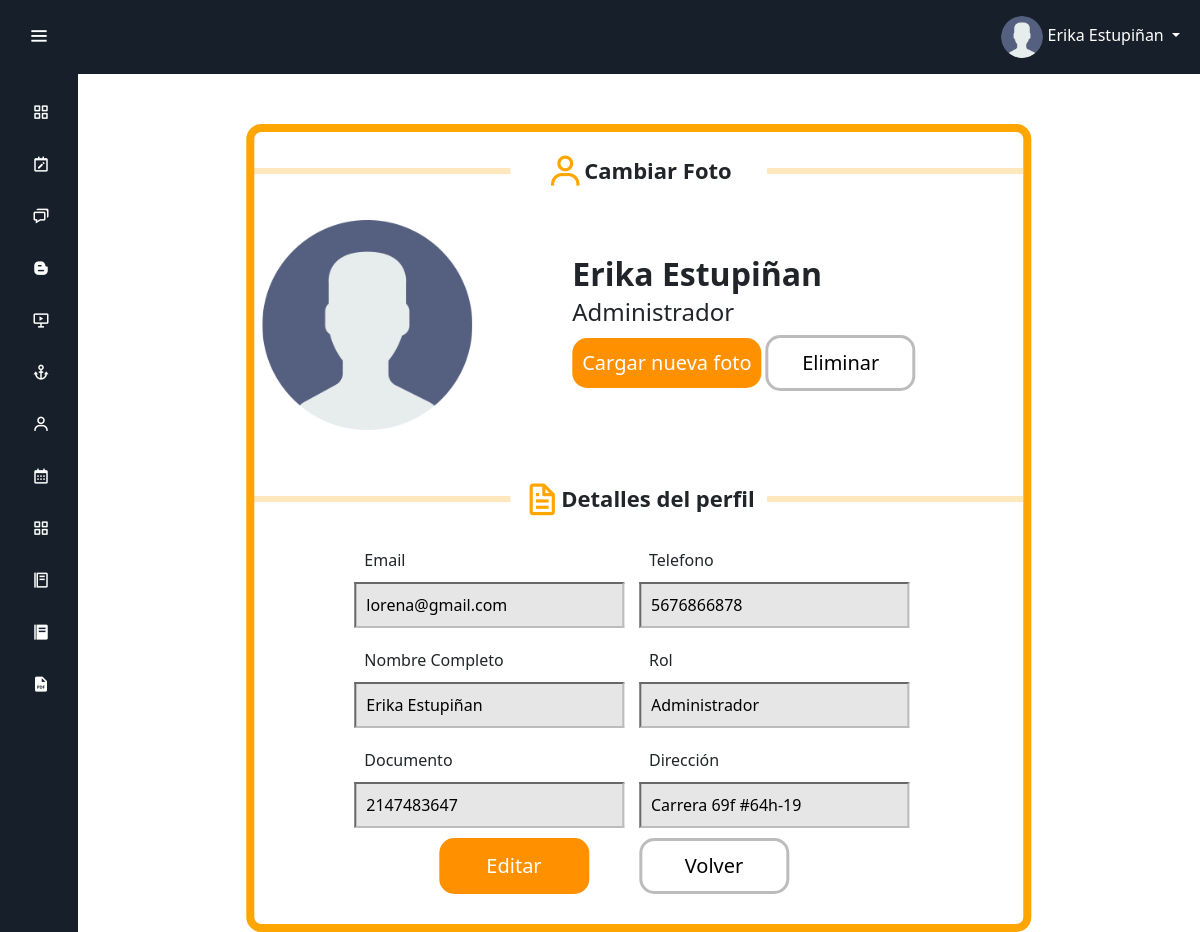
Screenshot of /Views/UserCard/perfil.php (signed in) with the database file from the repository.
### tables this page shows
CREATE TABLE `usuario` (
  `identificacion` int(20) NOT NULL,
  `id_usuario` int(11) NOT NULL,
  `nombre_completo` varchar(200) NOT NULL,
  `direccion_usuario` varchar(200) NOT NULL,
  `telefono` bigint(11) NOT NULL,
  `usuario` varchar(200) NOT NULL,
  `correo` varchar(200) NOT NULL,
  `password` varchar(500) NOT NULL,
  `estado` tinyint(4) NOT NULL DEFAULT 1,
  `foto_perfil` varchar(200) NOT NULL DEFAULT '/Literagiando/Resources/img/User.png',
  `fecha_registro` timestamp NOT NULL DEFAULT current_timestamp(),
  `idtipodedocumento` int(11) NOT NULL,
  `rol` int(11) NOT NULL DEFAULT 2,
  `sexo` varchar(10) NOT NULL DEFAULT 'Femenino',
  `acceso` bigint(20) NOT NULL DEFAULT 1
);

CREATE TABLE `roles` (
  `idrol` int(11) NOT NULL,
  `nombre_rol` varchar(45) NOT NULL
);

### App/Models/Database.php (called while the page is built, shortened)
<?php
    class Database{
        private function conectar(){
            $basedatos = new PDO('mysql:host='.DB_HOST.':'.DB_PORT.';'.'dbname='.DB_DATABASE.';charset='.CHARSET.'',DB_USER,DB_PASS);
            return $basedatos;
        }
        public function EjecutarSPSinParams($consulta){
            try{
                $conexion = $this->conectar();
                $conexion->setAttribute(PDO::ATTR_ERRMODE, PDO::ERRMODE_EXCEPTION);
                $sentencia = $conexion->prepare($consulta);
                $sentencia->execute();
                $respuesta = $sentencia->fetchAll(PDO::FETCH_ASSOC);
                $conexion=null;
                return $respuesta;
            }catch(PDOException $exception) {
                return $exception;
            }
        }
    }
?>

### App/Controllers/Login/AuthController.php (called while the page is built, shortened)
<?php
$server = "localhost";
$userRoot = "root";
$password = "";
$db = "literagiando";
$conexion = new mysqli($server, $userRoot, $password, $db);
function obtenerDatos($correoU) {
    $correo = $_SESSION['correo'];
    global $conexion;
    $sql = "SELECT usuario.* , roles.nombre_rol  FROM usuario JOIN roles  ON roles.idrol = usuario.rol WHERE correo = ?";
    $stmt = $conexion->prepare($sql);
    if ($stmt) {
        $stmt->bind_param("s", $correo);
        $stmt->execute();
        $result = $stmt->get_result();
        if ($result) {
            $row = $result->fetch_assoc();
        } else {
            echo "Error executing the query: " . $conexion->error;
        }
    } else {
        echo "Error preparing the statement: " . $conexion->error;
    }
    $sql_paginas = "SELECT * FROM pagina ORDER by id_pagina";
    $stmt = $conexion->prepare($sql_paginas);
    if ($stmt) {
        $stmt->execute();
        $result = $stmt->get_result();
        $paginas = $result->fetch_all(MYSQLI_ASSOC);
    } else {
        echo "Error preparing the statement: " . $conexion->error;
    }
    $salida = array(
        'datos' => $row,
        'paginas' => $paginas
    );
    return $salida;
}
?>

### Views/UserCard/perfil.php (the view, shortened to what this page needs)
<?php
include '../Layouts/header.php';?>
<section class="home-section">
    <div class="container-perfil">
        <div class="content-section">
            <div class="content-title">
                <div class="col-4"><hr></div>
                <div class="col-4"><i class='bx bx-user' ></i><strong>Cambiar Foto</strong></div>
                <div class="col-4"><hr></div>
            </div>
            <div class="content-info">
                <div class="foto">
                    <img src=<?php  echo $row['foto_perfil']?> alt="Foto de perfil">
                </div>
                <div class="info">
                    <strong><?php  echo $row['nombre_completo']?></strong>
                    <h4><?php  echo $row['nombre_rol']?></h4>
                    <div class="btn-info">
                        <button id="subirImagen" class="btn-foto-new"> Cargar nueva foto </button>
                        <button id="borrarImagen" class="btn-delte-new">Eliminar</button>
                    </div>
                </div>
            </div>
        </div>
        <div class="content-section">
            <div class="content-title">
                <div class="col-4"><hr></div>
                <div class="col-4"><i class='bx bx-file'></i><strong>Detalles del perfil</strong></div>
                <div class="col-4"><hr></div>
            </div>
            <form class="perfil-form" action="/Literagiando/Routes/UserRouter.php" method="POST">
                <div class="displ-block">
                    <span>Email</span>
                    <input class="inputsTxt" type="text" name="correo" value="<?php echo $row['correo']; ?>" readonly>
                </div>
                <div class="displ-block">
                    <span>Telefono</span>
                    <input class="inputsTxt" type="number" name="telefono" value="<?php echo $row['telefono']; ?>">
                </div>
                <div class="displ-block">
                    <span>Nombre Completo</span>
                    <input class="inputsTxt" type="text" name="nombre_completo" value="<?php echo $row['nombre_completo']; ?>">
                </div>
                <div class="displ-block">
                    <span>Rol</span>
                    <input class="inputsTxt" type="text" id="rol" value="<?php echo $row['nombre_rol']; ?>" readonly>
                </div>
                <div class="displ-block">
                    <span>Documento</span>
                    <input class="inputsTxt" type="text" name="identificacion" id="Documento" value="<?php echo $row['identificacion']; ?>" readonly>
                </div>
                <div class="displ-block">
                    <span>Dirección</span>
                    <input class="inputsTxt" type="text" name="direccion_usuario" id="Direccion" value="<?php echo $row['direccion_usuario']; ?>">
                </div>
                <div style="display: flex;">
                    <button type="submit" class="btn-save">Editar</button>
                </div>
                <div style="display: flex;">
                    <a class="btn-back" href="/Literagiando/Views/dashboard.php">Volver</a>
                </div>
            </form>
        </div>
    </div>
</section>
<?php include '../Layouts/footer.php';?>

### Views/Layouts/header.php (shortened to what this page needs)
<?php
require_once (__DIR__.'/../../App/Controllers/Login/AuthController.php');
if (isset($_SESSION['correo'])) {
  $correo = $_SESSION['correo'];
  $row = obtenerDatos($correo);
  $row = $row['datos'];
}else{
  $mensaje = "No has iniciado sesión. Por favor, inicia sesión para acceder.";
  echo '<script>alert("' . htmlspecialchars($mensaje, ENT_QUOTES, 'UTF-8') . '");</script>';
  echo '<script>window.location.href = "/Literagiando/Views/Home/index.php";</script>';
  exit();
}
?>
<!DOCTYPE html>
<html lang="en">
<head>
    <link rel="stylesheet" type="text/css"  href="/Literagiando/Resources/css/App.css">
    <link rel="stylesheet" type="text/css"  href="/Literagiando/Resources/css/Styles.css">
    <link rel="stylesheet" type="text/css"  href="/Literagiando/Resources/css/checkbox.css">
    <link rel="stylesheet" type="text/css" href="/Literagiando/Resources/css/video-min.css">
    <link href="https://cdn.jsdelivr.net/npm/bootstrap@5.3.2/dist/css/bootstrap.min.css" rel="stylesheet">
    <link rel="stylesheet" href="https://cdn.jsdelivr.net/npm/bootstrap-icons@1.11.1/font/bootstrap-icons.css">
    <link href='https://unpkg.com/boxicons@2.0.7/css/boxicons.min.css' rel='stylesheet'>
</head>
<body>
<nav class="navbar navbar-expand-lg" id="dark">
  <div class="container-fluid">
    <div class="collapse navbar-collapse" id="navbarSupportedContent">
      <ul class="navbar-nav ms-auto">
        <li class="nav-item dropdown ms-auto">
          <a class="nav-link dropdown-toggle" href="#" role="button" data-bs-toggle="dropdown" aria-expanded="false">
          <img src="<?php echo $row ['foto_perfil'] ?>" alt="" class="img-fluid rounded-circle avatar mr-2">
            <?php  echo $row['nombre_completo']?>
          </a>
        </li>
      </ul>
    </div>
  </div>
</nav>
<div class="sidebar">
  <div class="logo-details">
      <i class='bx bx-menu' id="btn" ></i>
  </div>
  <ul class="nav-list">
  </ul>
</div>

### Resources/css/App.css (style rules this page uses)
* { margin: 0; padding: 0; box-sizing: border-box; font-family: 'Source Code Pro', monospace" }
.sidebar { position: fixed; left: 0; top: 0; height: 100%; width: 78px; background: #17202A; padding: 6px 14px; z-index: 99; transition: all 0.5s ease; }
.sidebar .logo-details { height: 60px; display: flex; align-items: center; position: relative; }
.sidebar .logo-details #btn { position: absolute; top: 50%; right: 0; transform: translateY(-50%); font-size: 22px; transition: all 0.4s ease; font-size: 23px; text-align: center; cursor: pointer; transition: all 0.5s ease; }
.sidebar i { color: #fff; height: 60px; min-width: 50px; font-size: 28px; text-align: center; line-height: 60px; }
.sidebar .nav-list { margin-left: -30px; margin-top: 20px; height: 100%; display: flex; flex-direction: column; }
.home-section { position: relative; background: white; min-height: 100vh; top: 0; left: 78px; width: calc(100% - 78px); transition: all 0.5s ease; z-index: 2; }
.navbar-expand-lg { background: #17202A; }
.navbar-expand-lg .dropdown-toggle { color: white; }
.navbar-expand-lg .avatar { max-width: 42px; }

### Resources/css/Styles.css (style rules this page uses)
.home-section .container-perfil { display: block; justify-content: center; width: 70%; height: auto; border: 8px solid orange; border-radius: 15px; position: relative; left: 50%; margin-top: 50px; transform: translateX(-50%); }
.home-section .container-perfil .content-title { display: flex; justify-content: center; }
.home-section .container-perfil .col-4 { display: flex; margin-top: 20px; justify-content: center; }
.home-section .container-perfil .col-4 strong { font-size: 22px; margin-top: 2px; }
.home-section .container-perfil .col-4 .bx-user { font-size: 38px; color: orange; }
.home-section .container-perfil .col-4 .bx-file { font-size: 38px; color: orange; }
.home-section .container-perfil .content-title hr { border: 2px solid orange; background-color: orange; border-color: orange; color: orange; width: 100%; }
.home-section .container-perfil .content-info { display: flex; justify-content: center; }
.home-section .container-perfil .content-info img { width: 210px; height: 210px; border-radius: 10px; }
.home-section .content-info .foto { display: flex; justify-content: left; padding: 30px 30px; margin: 0px 30px; position: relative; left: -100px; }
.home-section .content-info .info { margin-top: 60px; position: relative; left: -60px; }
.home-section .content-info .info strong { font-size: 32px; }
.btn-save , .btn-foto-new { color: #fff; border: none; background-color: #ff9100; padding: 10px; border-radius: 15px; min-width: 150px; font-size: 20px; margin-left: auto; }
.btn-save { margin-right: 50px; }
.btn-delete , .btn-delte-new , .btn-back { border: 3px solid #bcbcbd; border-width: 3px; background-color: #fff; padding: 10px; border-radius: 15px; text-decoration: none; min-width: 150px; font-size: 20px; color: black; text-align: center; }
.perfil-form { display: flex; flex-wrap: wrap; padding: 100px; padding-bottom: 20px; padding-top: 20px; }
.perfil-form > * { width: calc(50% ); margin-bottom: 10px; box-sizing: border-box; }
.displ-block { display: grid; justify-content: space-between; align-items: center; }
.displ-block > * { width: 270px; padding: 10px; overflow: hidden; }
.inputsTxt { height: 46px; background-color:#e6e6e6; border-color: #bcbcbd; }

### rows the page displays
usuario: foto_perfil (placeholder picture), nombre_completo "Erika Estupiñan", roles.nombre_rol "Administrador", correo "lorena@gmail.com", telefono "5676866878", nombre_rol "Administrador", identificacion "2147483647", direccion_usuario "Carrera 69f #64h-19"
